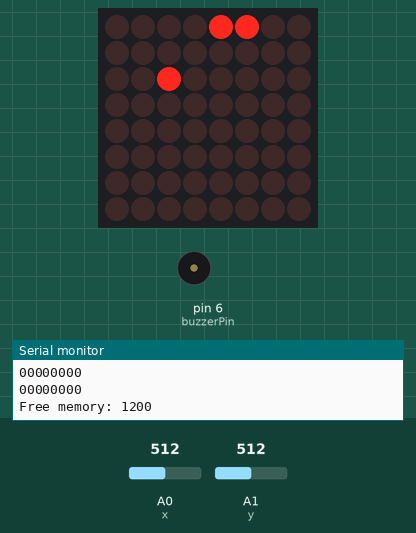
Bench run of a sketch on a simulated Arduino Uno, built with avr-gcc and run on an emulated ATmega328P. Parts: 8×8 LED matrix, buzzer (waves = sounding), the last lines printed to the serial monitor. The test bench sets the inputs (shaded band); at power-on: A1 (y) = 512, A0 (x) = 512. Random numbers use the default seed unless the sketch sets one.

Above: at 1.2 s.
1.3 s: A1 (y) set to 583
3.6 s: A1 (y) set to 610
At 3.99 s:
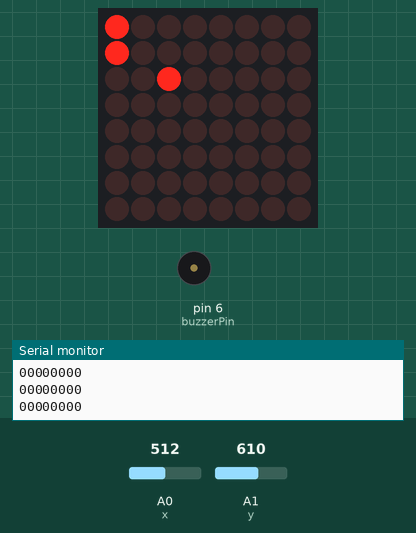
6.0 s: A0 (x) set to 591
7.5 s: A0 (x) set to 611
At 7.81 s:
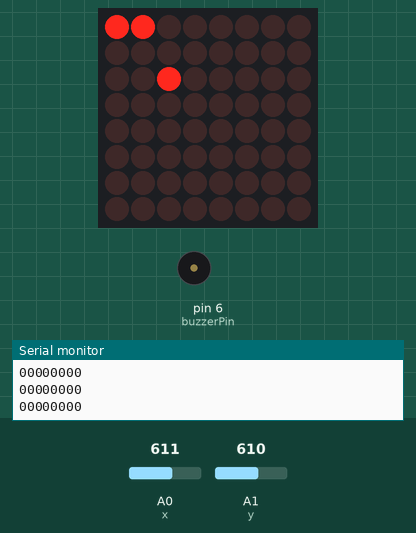
10.3 s: A0 (x) set to 590
At 10.68 s:
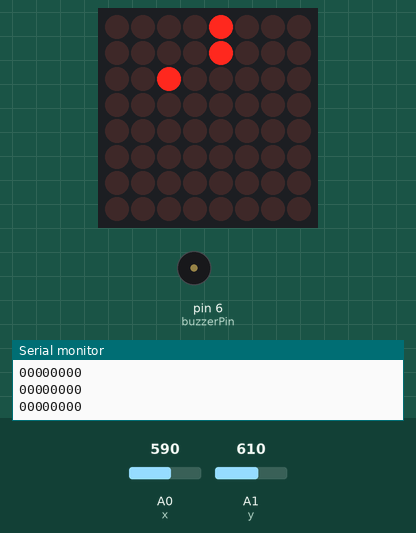
12.7 s: A0 (x) set to 610
At 13.07 s:
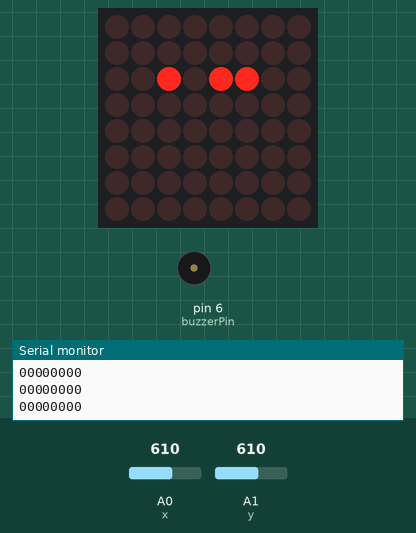
Timing chart, 0 to 15.7 s (numbered marks = the images above; inputs shaded):
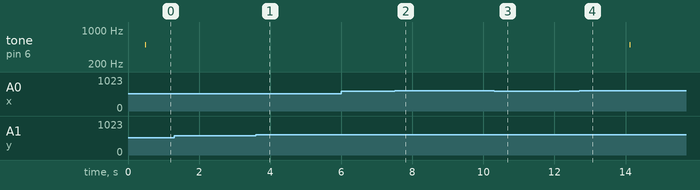

The sketch:

SNAKE.ino
```cpp
#include <MemoryFree.h>
#include <LedControl.h>
#define x A0
#define y A1
#define buzzerPin 6

//sarpele este reprezentat printr-un queue (implementat cu lista inlantuita)
struct point
{
  char i;
  char j;
};

struct node
{
  point data;
  node* next;
};

node * rear = new node;
node * front = new node;
point dirs[] = { { -1, 0}, {0, 1}, {1, 0}, {0, -1} }; //cum se schimba indicele in functie de directie
bool snakePos[8][8];
char lastDir = 1; //ultima directie
LedControl leds(12, 11, 10, 1);
point fruit;

void push(point a) //works
{
  node *p = new node;
  p->data = a;
  p->next = NULL;
  rear->data = a;

  node* cur = front;
  leds.setLed(0, rear->data.i, rear->data.j, 1);
  snakePos[rear->data.i][rear->data.j] = 1;
  while (cur)
  {
    if (cur->next == NULL)
    {
      cur->next = p;
      return;
    }
    cur = cur->next;
  }

}

void pop() //works
{ node * temp = front;
  leds.setLed(0, front->data.i, front->data.j, 0);
  snakePos[front->data.i][front->data.j] = 0;
  front = front->next;
  delete temp;
  return;
}

void generateFruits()
{
  fruit.i = random(0, 8);
  fruit.j = random(0, 8);
  if (snakePos[fruit.i][fruit.j] == 1)
    generateFruits();
  else
    leds.setLed(0, fruit.i, fruit.j, 1);
  return;

}


void changeDir() {
  if (analogRead(x) > 600 && lastDir != 3) {
    lastDir = 1;
    return;
  }
  if (analogRead(x) < 400 && lastDir != 1) {
    lastDir = 3;
    return;
  }
  if (analogRead(y) > 600 && lastDir != 0) {
    lastDir = 2;
    return;
  }
  if (analogRead(y) < 400 && lastDir != 2) {
    lastDir = 0;
    return;
  }
}
void moveSnake() {
  push({(rear->data.i + dirs[lastDir].i + 8) % 8, (rear->data.j + dirs[lastDir].j + 8) % 8});
  pop();
  return;
}

bool stillAlive()
{
  if(snakePos[(rear->data.i + dirs[lastDir].i + 8) % 8][(rear->data.j + dirs[lastDir].j + 8) % 8]==0)
    return 0;
  return 1;
}

void setup() {
  Serial.begin(9600);
  randomSeed(analogRead(A0));
  leds.shutdown(0, 0);
  leds.setIntensity(0, 8);
  pinMode(buzzerPin, OUTPUT);
  front->next = NULL;
  front->data.i = 0;
  front->data.j = 0;
  rear->next = NULL;
  //push(front->data);
  generateFruits();
  //pop();

}

void loop() {
  changeDir();
//  if(!stillAlive)
//    for(;;);
  moveSnake();

  if ( rear->data.i == fruit.i && rear->data.j == fruit.j ) {
    push({fruit.i, fruit.j});
    tone(buzzerPin, 500, 20);
    generateFruits();
  }

  Serial.print("Free memory: ");
  Serial.println(freeMemory());
  for(int a=0; a<8; a++)
    {for(int b=0; b<8; b++)
      Serial.print(snakePos[a][b]);
     Serial.println();
    }
  Serial.print("\n\n\n");


  delay(200);

}
```

Measured:
- the behaviour switches between 600 and 601 on A1 (y) (found by bisection; images 0 and 1)
- the behaviour switches between 600 and 601 on A0 (x) (found by bisection; images 1 and 2)
- after the input at 12.7 s, tone on pin 6 (buzzerPin): silent → 500 Hz after 1.4 s, → silent 0.02 s later
